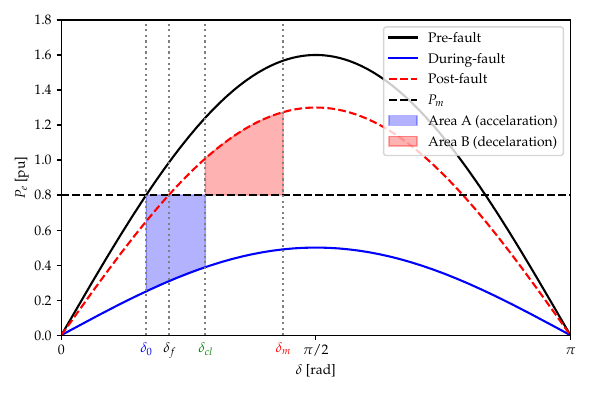

Write the Python code that produced this figure.
import numpy as np
import matplotlib.pyplot as plt
import math

# Activer le rendu LaTeX
plt.rcParams['text.usetex'] = True

# Définir la police pour les textes LaTeX
plt.rcParams['font.family'] = 'serif'
plt.rcParams['font.serif'] = ['Palatino']
plt.rcParams['font.sans-serif'] = ['Helvetica']

def solve_transcendental(a, b, c, initial_guess, tolerance=1e-4, max_iterations=100):
    """
    Solves the transcendental equation a*x + b*cos(x) = c for x using
    the Newton-Raphson method.

    Args:
        a (float): The coefficient of x.
        b (float): The coefficient of cos(x).
        c (float): The constant on the right side of the equation.
        initial_guess (float): An initial guess for the solution.
        tolerance (float): The desired precision for the solution.
        max_iterations (int): The maximum number of iterations to perform.

    Returns:
        float: The approximate solution for x.
        None: If the method fails to converge within the max_iterations.
    """
    x = initial_guess

    for i in range(max_iterations):
        # Define the function f(x) and its derivative f'(x)
        f_x = a * x + b * math.cos(x) - c
        print(f"current guess  {x},  value={f_x}")
        f_prime_x = a - b * math.sin(x)

        # Check for division by zero, which indicates a flat slope.
        if abs(f_prime_x) < 1e-9:
            print("Warning: Derivative is close to zero. The method may not converge.")
            return None

        # Calculate the next approximation using the Newton-Raphson formula
        x_next = x - f_x / f_prime_x

        # Check if the change in x is within the desired tolerance
        if abs(x_next - x) < tolerance:
            return x_next

        # Update x for the next iteration
        x = x_next
 

    # If the loop finishes, the method did not converge
    print("Error: The Newton-Raphson method did not converge within the maximum number of iterations.")
    return None

# --- Paramètres du système ---
# Les valeurs sont normalisées (en pu - per-unit)
Pm = 0.8  # Puissance mécanique d'entrée (constante)
Pmax1 = 1.6  # Puissance électrique max pré-défaut
Pmax2 = 0.5  # Puissance électrique max pendant le défaut
Pmax3 = 1.3  # Puissance électrique max post-défaut

# --- Calcul des angles importants ---
# Angle de fonctionnement initial (stable)
delta0 = np.arcsin(Pm / Pmax1)
# Nouvel angle de fonctionnement stable post-défaut
delta_f = np.arcsin(Pm / Pmax3)
# Angle de swing maximal (le rotor ne revient pas en arrière)
delta_max = np.pi - delta_f

# Angle de dégagement critique (où A_acc = A_dec)
# Formule dérivée de la condition d'égalité des aires
numerator = -Pm * (delta_max - delta0) - (Pmax3 * np.cos(delta_max)) + (Pmax2 * np.cos(delta0))
denominator = Pmax2 - Pmax3
delta_c_crit = np.arccos(numerator / denominator)

# Clear the fault before the critical angle
lam = 0.6 # in [0,1]
delta_cl = lam * delta0 + (1-lam) * delta_c_crit

# Computing delta_stop
# From the formulas we get an equation a*x+b*cos(x) = c with 
a = Pm
b = Pmax3
#c = np.cos(delta_cl) * (Pmax3-Pmax2) + (Pm+Pmax2) * np.cos(delta0)
c = np.cos(delta_cl) * (Pmax3-Pmax2) + Pm * delta0 + Pmax2 * np.cos(delta0)
delta_stop = solve_transcendental(a, b,c, initial_guess=0.5*(delta_cl+delta_max))

print(f"delta stop = {delta_stop}")

# --- Génération des courbes ---
# Plage d'angles pour le tracé
delta = np.linspace(0, np.pi, 500)

# Courbes de puissance électrique pour les trois états du système
Pe1 = Pmax1 * np.sin(delta)  # Pré-défaut
Pe2 = Pmax2 * np.sin(delta)  # Pendant le défaut
Pe3 = Pmax3 * np.sin(delta)  # Post-défaut

# Ligne de puissance mécanique
Pm_line = np.full_like(delta, Pm)

# --- Tracé du graphe ---
fig = plt.figure(figsize=(10, 6))

# Tracé des courbes de puissance
plt.plot(delta, Pe1, 'k-', label='Pre-fault')
plt.plot(delta, Pe2, 'b-', label='During-fault')
plt.plot(delta, Pe3, 'r--', label='Post-fault')
plt.plot(delta, Pm_line, 'k--', label='$P_m$')

# --- Mise en évidence des aires ---
# Aire d'accélération (A_acc)
delta_acc = np.linspace(delta0, delta_cl, 500)
Pe2_acc = Pmax2 * np.sin(delta_acc)
plt.fill_between(delta_acc, Pm, Pe2_acc, color='blue', alpha=0.3, label='Area A (accelaration)')

# Aire de décélération (A_dec)
delta_dec = np.linspace(delta_cl, delta_stop, 500)
Pe3_dec = Pmax3 * np.sin(delta_dec)
plt.fill_between(delta_dec, Pm, Pe3_dec, where=(Pe3_dec > Pm), color='red', alpha=0.3, label='Area B (decelaration)')

# --- MODIFICATION CLÉ POUR L'AXE DES X ---
plt.xticks([0, np.pi/2, np.pi],
           [r'$0$', r'$\pi/2$', r'$\pi$'])


# --- Ajout de marqueurs et de texte ---
# Angles clés
plt.vlines([delta0, delta_cl, delta_stop, delta_f], 0, 1.8, linestyles=':', color='gray')
plt.text(delta0, -0.1, r'$\delta_0$', ha='center', color="blue")
plt.text(delta_cl, -0.1, r'$\delta_{cl}$', ha='center', color="green")
plt.text(delta_stop, -0.1, r'$\delta_{m}$', ha='center', color="red")
plt.text(delta_f, -0.1, r'$\delta_f$', ha='center')

# Titres et étiquettes
#plt.title('Critical Clearing Angle illustration', fontsize=16)
plt.xlabel(r'$\delta$ [rad]')
plt.ylabel(r'$P_e$ [pu]')
plt.grid(True)
plt.legend()
plt.ylim(0, 1.8)
plt.xlim(0, np.pi)
plt.axhline(0, color='black', linewidth=0.5)

#plt.show()

plt.grid(False)

fig.set_size_inches(6*2.5/2.54, 4*2.5/2.54)  # Set figure size to 6cm x 4cm
plt.tight_layout()
plt.savefig("Lectures/transient/images/EAC.pdf")
#plt.show()
#plt.close(fig)


